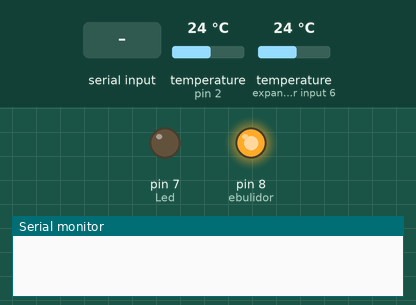
This sketch was run on a simulated Arduino Uno, built with avr-gcc and run on an emulated ATmega328P. On the bench: output pins drawn as LEDs (lit = HIGH), the last lines printed to the serial monitor. Inputs (shaded band) come from the test bench; at power-on: temperature (sensors on pin 2, expander input 6) 24 °C.

Above: at 1.2 s.
1.3 s: "T" received over Serial
At 2.6 s:
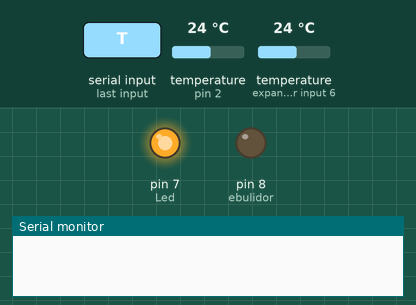
At 7.7 s:
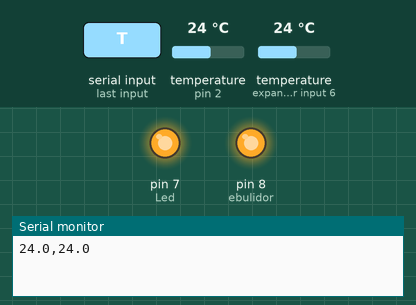
Timing chart, 0 to 8.8 s (numbered marks = the images above; inputs shaded):
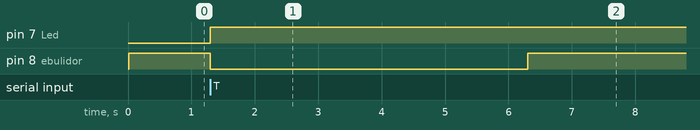

Measured:
- after the input at 1.3 s, pin 7 (Led): LOW → HIGH at once; pin 8 (ebulidor): HIGH → LOW at once, → HIGH 5.0 s later

The sketch:

Arduino.ino
```cpp
#include <OneWire.h>
#include <DallasTemperature.h>

const int Led = 7;
const int ebulidor = 8;
char charRead;
String inputString ="";

#define dados 2 /*o pino de dados do sensor está ligado na porta 2 do Arduino*/

OneWire oneWire(dados);  /*Protocolo OneWire*/
/********************************************************************/
DallasTemperature sensors(&oneWire); /*encaminha referências OneWire para o sensor*/
/********************************************************************/

void setup (){

  Serial.begin(9600);
  pinMode(Led, OUTPUT);
    pinMode (ebulidor, OUTPUT);
  Serial.begin(9600);
  sensors.begin(); /*inicia biblioteca*/


}

void loop (){

digitalWrite (ebulidor, HIGH);

if (Serial.available()>0){ //Verifica se chegou algum dado

  charRead = Serial.read(); // Lê o dado

  if(charRead == 'T'){
    digitalWrite (Led, HIGH);
    digitalWrite (ebulidor, LOW);
    delay (5000);
    digitalWrite (ebulidor, HIGH);
  }

  if (charRead == 'F') {
        digitalWrite(Led, LOW);

      }

      inputString = "";

  }

 if (digitalRead (Led) == HIGH) {
 sensors.requestTemperatures(); /* Envia o comando para leitura da temperatura */
float leitura1 = sensors.getTempCByIndex(0); /* Endereço do sensor */
float leitura2 = sensors.getTempCByIndex(1);


String msg = String(leitura1, 1) + "," + String(leitura2, 1);
Serial.println(msg);
 delay(1000);

}
}
```
